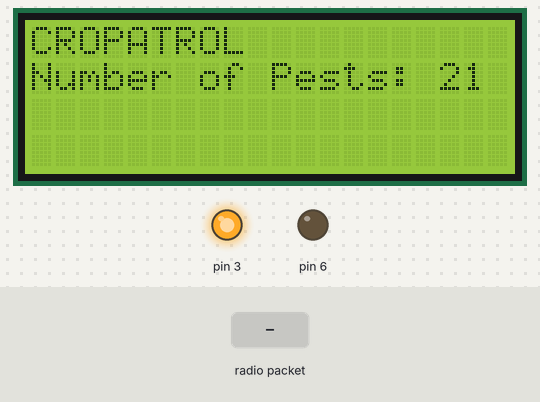
A sketch run on a simulated Arduino Uno, built with avr-gcc and run on an emulated ATmega328P. Shown: 20×4 character LCD, output pins drawn as LEDs (lit = HIGH). The test bench sets the inputs (shaded band). No radio packets arrive unless stated; what the sketch prints to the serial monitor is not drawn.

Above: at 1.2 s.
1.3 s: radio packet "B" arrives
At 1.46 s:
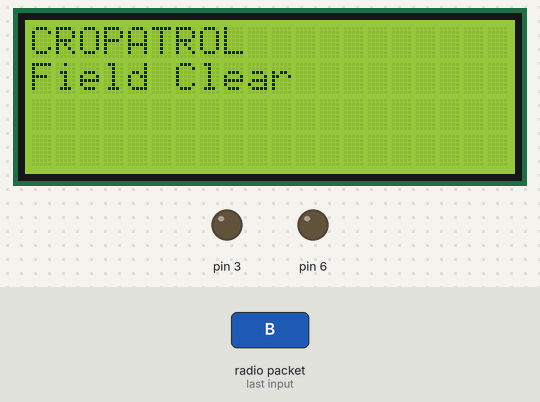
3.0 s: radio packet "C" arrives
At 3.8 s:
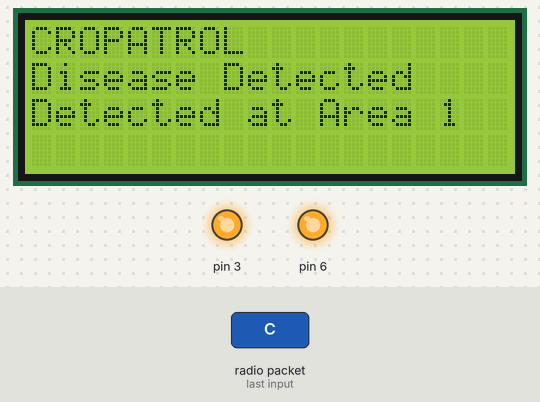
At 8.8 s:
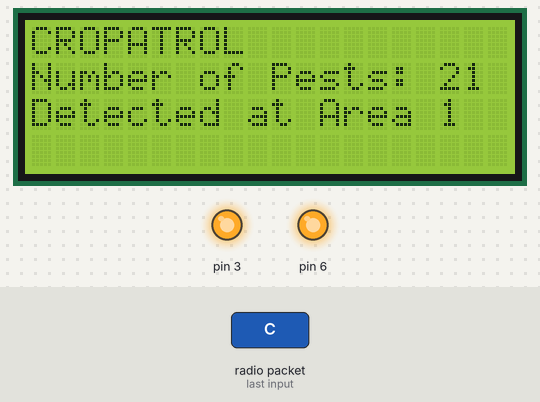
Timing chart, 0 to 10.3 s (numbered marks = the images above; inputs shaded):
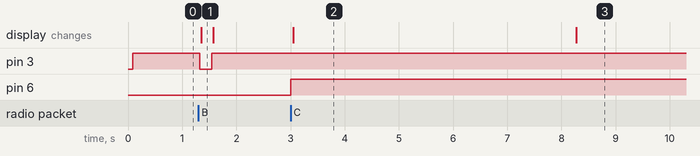

The sketch:

central-node-VW.ino
```cpp
#include <VirtualWire.h>// LED's
#include <LiquidCrystal_I2C.h> // Library for LCD
#include <Wire.h> // Library for I2C communication

LiquidCrystal_I2C lcd = LiquidCrystal_I2C(0x27, 20, 4); // Change to (0x27,16,2) for 16x2 LCD.
char Sensor1CharMsg[1];
void setup() {
  Serial.begin(9600);
  vw_set_ptt_inverted(true);
  vw_set_rx_pin(11);
  vw_setup(4000);
  vw_rx_start();
  pinMode(3,OUTPUT);
  pinMode(6,OUTPUT);
  lcd.init();
  lcd.backlight();
} // END void setup

void loop(){
    lcd.setCursor(0, 0); // Set the cursor on the first column and first row.
    lcd.print("CROPATROL"); // Print the string "Hello World!"
    lcd.setCursor(0, 1); // Set the cursor on the first column and first row.
    lcd.print("Number of Pests: 21"); // Print the string "Hello World!"
    uint8_t buf[VW_MAX_MESSAGE_LEN];
    uint8_t buflen = VW_MAX_MESSAGE_LEN;
    if (vw_get_message(buf, &buflen))
    {
     for ( int i=0;i<buflen;i++)
       {
         Sensor1CharMsg[i] = char(buf[i]);
          }
//
          for(int i=0;i<buflen;i++){
          Serial.print(Sensor1CharMsg[i]);
          }
          if(Sensor1CharMsg[0] == 'A'){
            digitalWrite(3,HIGH);
            lcd.clear();
            lcd.setCursor(0, 0); // Set the cursor on the first column and first row.
            lcd.print("CROPATROL"); // Print the string "Hello World!"
            lcd.setCursor(0, 1); // Set the cursor on the first column and first row.
            lcd.print("Pest Detected"); // Print the string "Hello World!"
            lcd.setCursor(0,2);
            lcd.print("Detected at Area 1");
            digitalWrite(9,HIGH);
            delay(5000);
          }

          if(Sensor1CharMsg[0] == 'B'){
            digitalWrite(3,LOW);
            lcd.clear();
            lcd.setCursor(0, 0); // Set the cursor on the first column and first row.
            lcd.print("CROPATROL"); // Print the string "Hello World!"
            lcd.setCursor(0, 1); // Set the cursor on the first column and first row.
            lcd.print("Field Clear"); // Print the string "Hello World!"
            digitalWrite(9,LOW);
          }

          if(Sensor1CharMsg[0] == 'C'){
            digitalWrite(6,HIGH);
            lcd.clear();
            lcd.setCursor(0, 0); // Set the cursor on the first column and first row.
            lcd.print("CROPATROL"); // Print the string "Hello World!"
            lcd.setCursor(0, 1); // Set the cursor on the first column and first row.
            lcd.print("Disease Detected"); // Print the string "Hello World!"
            lcd.setCursor(0,2);
            lcd.print("Detected at Area 1");
             digitalWrite(9,HIGH);
            delay(5000);
          }

          if(Sensor1CharMsg[0] == 'D'){
            digitalWrite(6,LOW);
            lcd.clear();
            lcd.setCursor(0, 0); // Set the cursor on the first column and first row.
            lcd.print("CROPATROL"); // Print the string "Hello World!"
            lcd.setCursor(0, 1); // Set the cursor on the first column and first row.
            lcd.print("Field Clear"); // Print the string "Hello World!"
            digitalWrite(9,LOW);
          }


  Serial.print("\n");
  delay(200);
}
digitalWrite(3,HIGH);
}
```

Measured:
- after the input at 1.3 s, pin 3: HIGH → LOW at once, → HIGH 0.22 s later; the display: changes after 0.05 s (image 1)
- after the input at 3.0 s, pin 6: LOW → HIGH at once; the display: changes after 0.05 s (image 2)
- what the display in image 2 shows lasts 5.3 s, from 3.0 s to 8.3 s
